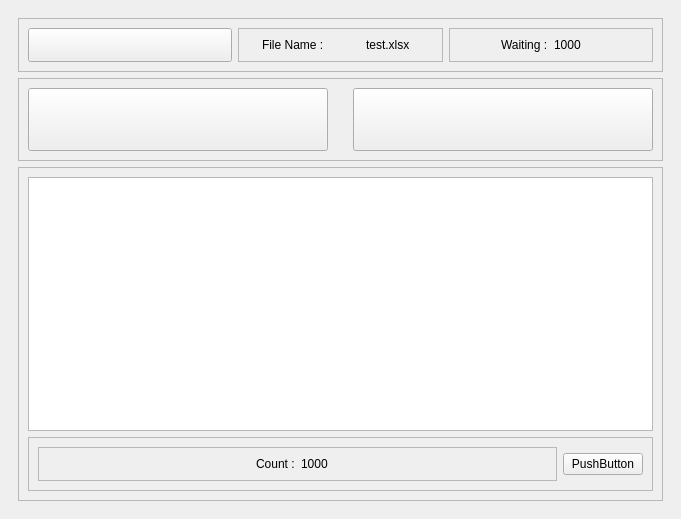
<?xml version="1.0" encoding="UTF-8"?>
<ui version="4.0">
 <class>MainWindow</class>
 <widget class="QMainWindow" name="MainWindow">
  <property name="geometry">
   <rect>
    <x>0</x>
    <y>0</y>
    <width>681</width>
    <height>519</height>
   </rect>
  </property>
  <property name="windowTitle">
   <string>MainWindow</string>
  </property>
  <widget class="QWidget" name="centralwidget">
   <layout class="QGridLayout" name="gridLayout">
    <item row="0" column="0">
     <widget class="QWidget" name="widget" native="true">
      <layout class="QVBoxLayout" name="verticalLayout_2" stretch="1,2,8">
       <item>
        <widget class="QFrame" name="topFrame">
         <property name="frameShape">
          <enum>QFrame::StyledPanel</enum>
         </property>
         <property name="frameShadow">
          <enum>QFrame::Raised</enum>
         </property>
         <layout class="QHBoxLayout" name="horizontalLayout_4" stretch="1,1,1">
          <item>
           <widget class="QToolButton" name="loadsheetBtn">
            <property name="sizePolicy">
             <sizepolicy hsizetype="Preferred" vsizetype="Preferred">
              <horstretch>0</horstretch>
              <verstretch>0</verstretch>
             </sizepolicy>
            </property>
            <property name="text">
             <string/>
            </property>
           </widget>
          </item>
          <item>
           <widget class="QFrame" name="filenameFrame">
            <property name="frameShape">
             <enum>QFrame::StyledPanel</enum>
            </property>
            <property name="frameShadow">
             <enum>QFrame::Raised</enum>
            </property>
            <layout class="QHBoxLayout" name="horizontalLayout_2">
             <item alignment="Qt::AlignHCenter">
              <widget class="QLabel" name="filenameLabel">
               <property name="text">
                <string>File Name :</string>
               </property>
              </widget>
             </item>
             <item alignment="Qt::AlignHCenter">
              <widget class="QLabel" name="filenameValue">
               <property name="text">
                <string>test.xlsx</string>
               </property>
              </widget>
             </item>
            </layout>
           </widget>
          </item>
          <item>
           <widget class="QFrame" name="watingFrame">
            <property name="frameShape">
             <enum>QFrame::StyledPanel</enum>
            </property>
            <property name="frameShadow">
             <enum>QFrame::Raised</enum>
            </property>
            <layout class="QHBoxLayout" name="horizontalLayout_3">
             <item alignment="Qt::AlignRight">
              <widget class="QLabel" name="waitingLabel">
               <property name="text">
                <string>Waiting :</string>
               </property>
              </widget>
             </item>
             <item alignment="Qt::AlignLeft">
              <widget class="QLabel" name="waitingValue">
               <property name="text">
                <string>1000</string>
               </property>
              </widget>
             </item>
            </layout>
           </widget>
          </item>
         </layout>
        </widget>
       </item>
       <item>
        <widget class="QFrame" name="midFrame">
         <property name="frameShape">
          <enum>QFrame::StyledPanel</enum>
         </property>
         <property name="frameShadow">
          <enum>QFrame::Raised</enum>
         </property>
         <layout class="QHBoxLayout" name="horizontalLayout">
          <property name="spacing">
           <number>25</number>
          </property>
          <item>
           <widget class="QToolButton" name="startBtn">
            <property name="sizePolicy">
             <sizepolicy hsizetype="Preferred" vsizetype="Preferred">
              <horstretch>0</horstretch>
              <verstretch>0</verstretch>
             </sizepolicy>
            </property>
            <property name="text">
             <string/>
            </property>
           </widget>
          </item>
          <item>
           <widget class="QToolButton" name="startBtn_2">
            <property name="sizePolicy">
             <sizepolicy hsizetype="Preferred" vsizetype="Preferred">
              <horstretch>0</horstretch>
              <verstretch>0</verstretch>
             </sizepolicy>
            </property>
            <property name="text">
             <string/>
            </property>
           </widget>
          </item>
         </layout>
        </widget>
       </item>
       <item>
        <widget class="QFrame" name="botFrame">
         <property name="frameShape">
          <enum>QFrame::StyledPanel</enum>
         </property>
         <property name="frameShadow">
          <enum>QFrame::Raised</enum>
         </property>
         <layout class="QVBoxLayout" name="verticalLayout" stretch="0,0">
          <item>
           <widget class="QTableView" name="tableView"/>
          </item>
          <item>
           <widget class="QFrame" name="exportFrame">
            <property name="frameShape">
             <enum>QFrame::StyledPanel</enum>
            </property>
            <property name="frameShadow">
             <enum>QFrame::Raised</enum>
            </property>
            <layout class="QHBoxLayout" name="horizontalLayout_6">
             <item>
              <widget class="QFrame" name="counterFrame">
               <property name="frameShape">
                <enum>QFrame::StyledPanel</enum>
               </property>
               <property name="frameShadow">
                <enum>QFrame::Raised</enum>
               </property>
               <layout class="QHBoxLayout" name="horizontalLayout_5">
                <item alignment="Qt::AlignRight">
                 <widget class="QLabel" name="counterLabel">
                  <property name="text">
                   <string>Count :</string>
                  </property>
                 </widget>
                </item>
                <item alignment="Qt::AlignLeft">
                 <widget class="QLabel" name="CounterValue">
                  <property name="text">
                   <string>1000</string>
                  </property>
                 </widget>
                </item>
               </layout>
              </widget>
             </item>
             <item>
              <widget class="QPushButton" name="exportBtn">
               <property name="sizePolicy">
                <sizepolicy hsizetype="Fixed" vsizetype="Fixed">
                 <horstretch>0</horstretch>
                 <verstretch>0</verstretch>
                </sizepolicy>
               </property>
               <property name="text">
                <string>PushButton</string>
               </property>
              </widget>
             </item>
            </layout>
           </widget>
          </item>
         </layout>
        </widget>
       </item>
      </layout>
     </widget>
    </item>
   </layout>
  </widget>
 </widget>
 <resources/>
 <connections/>
</ui>
